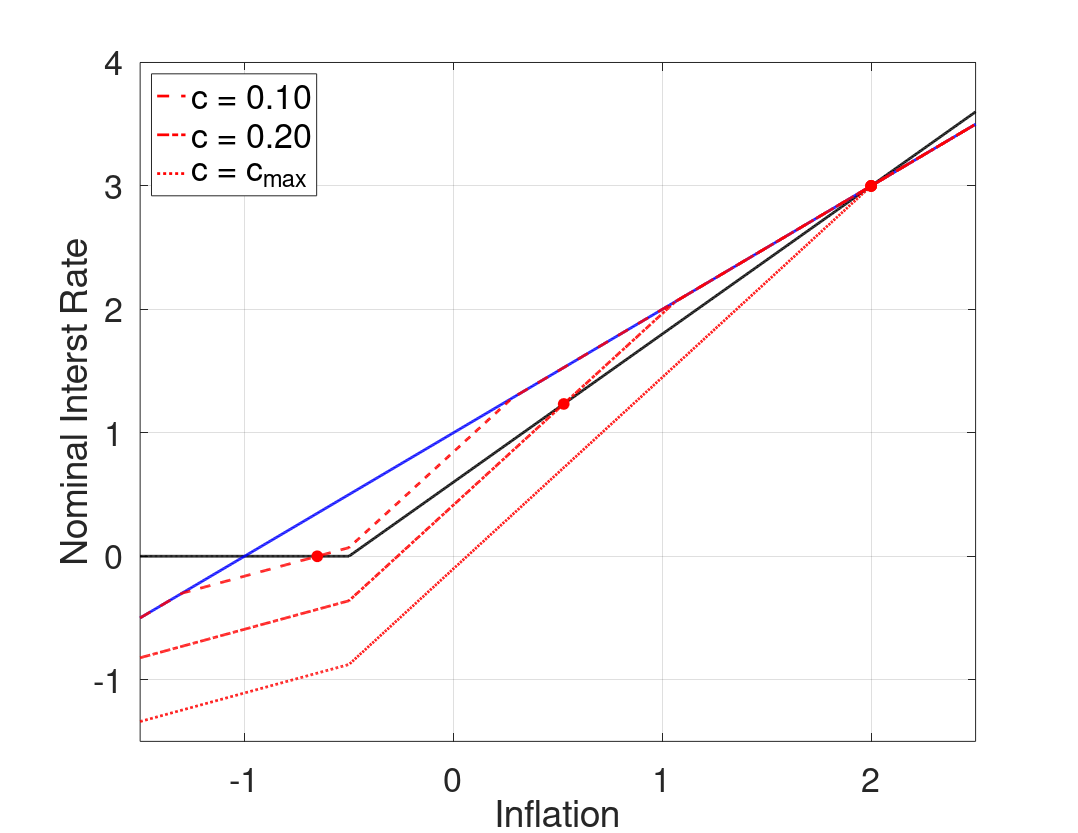

Reproduce this figure in MATLAB.
%--------------------------------------------------------------------------
% File Name: RAFR_cPHIpi_l_pitarg.m
% Author: Philip Coyle
% Date Created: 01/07/2019
% cd /mq/philipprojects/RA_Work/Taisuke_Nakata/Zero_Lower_Bound/DeflationaryRegime/Uncertainty/Draft/Figs/iid/3state_iid_shock/RAFR
% RAFR_cPHIpi_l_pitarg
%--------------------------------------------------------------------------

clear all
close all
clc

%% Model Calibration
cBET = 1/1.0025;
cSIGMA = 1;
cKAPPA = 0.02;
cPHIpi = 1.2;
cRstar = 1/400;
cPItarg = 2/400;
p_m = 0.1; %Probability of being in the middle state 

cSHOCK_lb =((cPItarg + cRstar)*(cPHIpi - 1))/(cKAPPA*cPHIpi*cSIGMA);
cSHOCK_ub =((cPItarg + cRstar)*(cKAPPA*cPHIpi*cSIGMA + 1))/(cKAPPA*cPHIpi*cSIGMA);
cSHOCK_bound = -(2*(cPItarg + cRstar)*(cPHIpi - 1)*(cKAPPA*cPHIpi*cSIGMA + 1))/(cKAPPA*cPHIpi^2*cSIGMA*(cKAPPA*cSIGMA + 1)*(p_m - 1));
cSHOCK_grid = [0.1, 0.20 max([cSHOCK_lb,cSHOCK_ub,cSHOCK_bound])];

%% Housekeeping
% Set Grid Intervals
pi_m_low = -1.5/400;
pi_m_high = 2.5/400;
numgrid = 1001;
pi_m = linspace(pi_m_low,pi_m_high, numgrid)';

% Allocate Space
inx_ub = zeros(length(cSHOCK_grid),1);
pi_ub_zlb = zeros(length(cSHOCK_grid),1);
inx_lb = zeros(length(cSHOCK_grid),1);
pi_lb_zlb = zeros(length(cSHOCK_grid),1);
rafr = zeros(numgrid,length(cSHOCK_grid));


% Find max inflation that leads to ZLB binding
bound = (-cRstar - cPItarg*(1-cPHIpi))/cPHIpi;

inx_m = find(min(abs(pi_m - bound)) == abs(pi_m - bound));
% Find pi_m point where middle state interst rate binds
pi_m_zlb = pi_m(inx_m);

% Taylor Rule
tr = max(0,cRstar + cPItarg + cPHIpi*(pi_m - cPItarg));

% 'Riskless' Fisher Relation
fr = pi_m + cRstar;

for j = 1:length(cSHOCK_grid)
    cSHOCK = cSHOCK_grid(j);
    %% Policy Functions from below (Assume middle state interst rate binds)
    % Low  High state inflation & expected inflation (as functions of middle state inflation)
    pi_l_b = pi_m - cKAPPA*cSIGMA*cSHOCK;
    pi_h_b = (pi_m - cKAPPA*cSIGMA*(cRstar + cPItarg*(1-cPHIpi)- cSHOCK))/(1+cKAPPA*cSIGMA*cPHIpi);
    exp_pi_b = (1-p_m)/2*pi_l_b + p_m*pi_m + (1-p_m)/2*pi_h_b;

    % Low Middle and High state output & expected output (as functions of middle state inflation)
    y_m_b = (pi_m - cBET*exp_pi_b)/cKAPPA;
    y_l_b = y_m_b - cSIGMA*cSHOCK;
    y_h_b = y_m_b - cSIGMA*(cRstar + cPItarg + cPHIpi*(pi_h_b - cPItarg) - cSHOCK);
    exp_y_b = (1-p_m)/2*y_l_b + p_m*y_m_b + (1-p_m)/2*y_h_b;

    % Find pi_m point where high state interst rate binds
    inx_lb(j) = find(min(abs(pi_h_b - bound)) == abs(pi_h_b - bound));
    pi_lb_zlb(j) = pi_m(inx_lb(j));

    %% Policy Functions from above (Assume middle state interst rate does not bind)
   % Low  High state inflation & expected inflation (as functions of middle state inflation)
    pi_l_a = pi_m*(1+cKAPPA*cSIGMA*cPHIpi) + cKAPPA*cSIGMA*(-cPHIpi*cPItarg + cRstar + cPItarg - cSHOCK);
    pi_h_a = pi_m + (cKAPPA*cSIGMA*cSHOCK)/(1+cKAPPA*cSIGMA*cPHIpi);
    exp_pi_a = (1-p_m)/2*pi_l_a + p_m*pi_m + (1-p_m)/2*pi_h_a;

    % Low Middle and High state output & expected output (as functions of middle state inflation)
    y_m_a = (pi_m - cBET*exp_pi_a)/cKAPPA;
    y_l_a = y_m_a + cSIGMA*(cPHIpi*(pi_m - cPItarg) + cRstar + cPItarg - cSHOCK);
    y_h_a = y_m_a + cSIGMA*(cPHIpi*(pi_m - pi_h_a) + cSHOCK);
    exp_y_a = (1-p_m)/2*y_l_a + p_m*y_m_a + (1-p_m)/2*y_h_a;

    % Find pi_m point where low state interst rate binds
    inx_ub(j) = find(min(abs(pi_l_a - bound)) == abs(pi_l_a - bound));
    pi_ub_zlb(j) = pi_m(inx_ub(j));

    %% Define Risk Adjusted Fisher Relationship   
    for i = 1:numgrid
        if pi_m(i) < pi_lb_zlb(j) || pi_m(i) > pi_ub_zlb(j)
            rafr(i,j) = pi_m(i) + cRstar;
        elseif pi_m(i) <= pi_m_zlb
            rafr(i,j) = cRstar + pi_m(i) + (exp_pi_b(i) - pi_m(i)) + 1/cSIGMA*(exp_y_b(i) - y_m_b(i));
        elseif pi_m(i) <= pi_ub_zlb(j)
            rafr(i,j) = cRstar + pi_m(i) + (exp_pi_a(i) - pi_m(i)) + 1/cSIGMA*(exp_y_a(i) - y_m_a(i));
        end
    end
end
        
%% Plotting
type = {'--','-.',':'};

fig(1) = figure(1);
grid on
box on
hold on
plot(400*pi_m, 400*tr,'Color','k','LineWidth',2);
plot(400*pi_m, 400*fr,'Color','b','LineWidth',2);
for j = 1:length(cSHOCK_grid)
    [~,inx] = sort(abs(tr - rafr(:,j)));
    if j == length(cSHOCK_grid)
        RSS = inx(1);    
    else
        RSS = inx(1:2);
        it = 2;
        while abs(RSS(1) - RSS(2)) <= 10
            RSS(2) = inx(it + 1);
            it = it + 1;
        end
    end
    h(j) = plot(400*pi_m, 400*rafr(:,j),'Color','r','LineStyle',type{j},'LineWidth',2);
    p1 = plot(400*pi_m(RSS(1)),400*rafr(RSS(1),j));
    if j ~= 3
        p2 = plot(400*pi_m(RSS(2)),400*rafr(RSS(2),j)); 
        set([p1 p2],'Marker','o','MarkerEdgeColor','r','MarkerFaceColor','r','MarkerSize',8)
    else
        set(p1,'Marker','o','MarkerEdgeColor','r','MarkerFaceColor','r','MarkerSize',8)
    end
end

xlabel('Inflation','FontSize',16)
ylabel('Nominal Interst Rate','FontSize',16)
set(gca,'Xlim',[400*pi_m(1), 400*pi_m(end)],'Ylim',[-1.5, 4],'FontSize',25)
L = legend([h(1) h(2) h(3)],'c = 0.10','c = 0.20','c = c_{max}');
set(L,'Location','NorthWest','Fontsize',25)

savedir = cd;
if ispc 
    savedir = fullfile(savedir, '..\..\..');
    savedir = strcat(savedir,'\Final\');
else
    savedir = fullfile(savedir, '../../..');
    savedir = strcat(savedir,'/Final/');
end

set(fig(1),'PaperOrientation','Landscape');
set(fig(1),'PaperPosition',[0 0 11 8.5]);
% print(fig(1),'-depsc','RAFR_cPHIpi_l_pitarg.eps');
print(fig(1),'-depsc',strcat(savedir,'RAFR_cPHIpi_l_pitarg.eps'));

